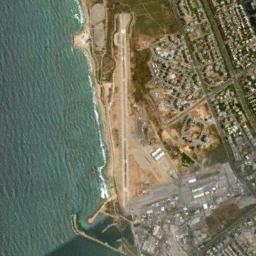
#> input picture Airport/020.jpg, 256 x 256 px, found by its file name; its folder holds only this picture in this run
$ python automation_HSV.py
#> lines starting #> are read from the running program, lines starting #| are printed output that depends on the picture; after the words box and inside, x2 and y2 are one past the last pixel; in counts of white or black regions, pixels touching at a corner belong together
import cv2
import os
import numpy as np

# Path to the folder containing images
image_folder = "/home/wissal/git_image_processing/airport-image-processing/Airport"

# Get a list of all image files in the folder
image_files = [f for f in os.listdir(image_folder) if f.endswith(('.jpg', '.png', '.jpeg'))]

print(f"Found {len(image_files)} images.")

hsv_images = []  # List to store HSV images
for image_file in image_files:
    image_path = os.path.join(image_folder, image_file)
    image = cv2.imread(image_path)
#> image is the input picture: shape (256, 256, 3); mean B, G, R 94.8, 114.7, 112.9
    if image is not None:
        hsv_image = cv2.cvtColor(image, cv2.COLOR_BGR2HSV)
#> hsv_image: shape (256, 256, 3); mean H, S, V 43.6, 71.2, 121.9
        hsv_images.append(hsv_image)
    else:
        print(f"Error loading image: {image_file}")

h_values, s_values, v_values = [], [], []

for hsv_image in hsv_images:
    h, s, v = cv2.split(hsv_image)  # Split into H, S, V channels
    h_values.extend(h.flatten())   # Flatten and collect all H values
    s_values.extend(s.flatten())   # Collect all S values
    v_values.extend(v.flatten())   # Collect all V values
#> this loop made 1 pass
#> pass 1, `h, s, v = cv2.split(hsv_image)`:
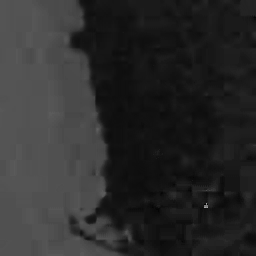
#> h: shape (256, 256); min 0, max 165, mean 43.6
#> pass 1, `h, s, v = cv2.split(hsv_image)`:
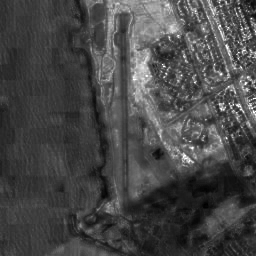
#> s: shape (256, 256); min 0, max 255, mean 71.2
#> pass 1, `h, s, v = cv2.split(hsv_image)`:
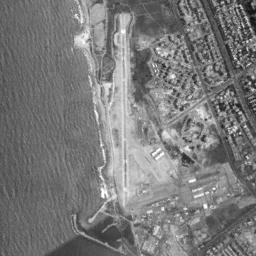
#> v: shape (256, 256); min 10, max 255, mean 121.9
#> after the loop, h_values = 65536 items; s_values = 65536 items; v_values = 65536 items


import numpy as np

# Calculate percentiles for H, S, V to determine ranges
H_MIN = int(np.percentile(h_values, 5))  # Lower bound (5th percentile)
#> H_MIN = 16
H_MAX = int(np.percentile(h_values, 95)) # Upper bound (95th percentile)
#> H_MAX = 84

S_MIN = int(np.percentile(s_values, 5))
#> S_MIN = 28
S_MAX = int(np.percentile(s_values, 95))
#> S_MAX = 146

V_MIN = int(np.percentile(v_values, 5))
#> V_MIN = 73
V_MAX = int(np.percentile(v_values, 95))
#> V_MAX = 192

print(f"Hue Range: {H_MIN} - {H_MAX}")
#| Hue Range: 16 - 84
print(f"Saturation Range: {S_MIN} - {S_MAX}")
#| Saturation Range: 28 - 146
print(f"Value Range: {V_MIN} - {V_MAX}")
#| Value Range: 73 - 192

lower_hue = np.array([H_MIN, S_MIN, V_MIN])
#> lower_hue = [16, 28, 73]
upper_hue = np.array([H_MAX, S_MAX, V_MAX])
#> upper_hue = [84, 146, 192]

for image_file in image_files:
    image_path = os.path.join(image_folder, image_file)
    image = cv2.imread(image_path)
    hsv_image = cv2.cvtColor(image, cv2.COLOR_BGR2HSV)

    # Create a mask based on the HSV range
    mask = cv2.inRange(hsv_image, lower_hue, upper_hue)
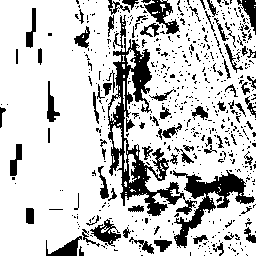
#> mask: shape (256, 256); 78.7% white; 626 black regions (546 under 20 px), largest, box (x1, y1, x2, y2) and area: (108, 38, 197, 216) 3821, (173, 170, 255, 248) 1806, (144, 0, 180, 34) 481

    # Apply the mask to the original image
    result = cv2.bitwise_and(image, image, mask=mask)
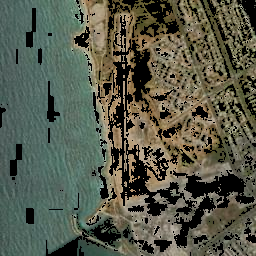
#> result: shape (256, 256, 3); mean B, G, R 74.5, 89.6, 86.1

    # Save or display the result
    result_path = os.path.join("Processed", image_file)
    os.makedirs("Processed", exist_ok=True)
    cv2.imwrite(result_path, result)

import matplotlib.pyplot as plt

plt.hist(h_values, bins=180, range=(0, 180), color='r', alpha=0.6, label='Hue')
plt.hist(s_values, bins=256, range=(0, 256), color='g', alpha=0.6, label='Saturation')
plt.hist(v_values, bins=256, range=(0, 256), color='b', alpha=0.6, label='Value')
plt.legend()
plt.title("HSV Pixel Distribution")
plt.xlabel("Pixel Value")
plt.ylabel("Frequency")
plt.show()
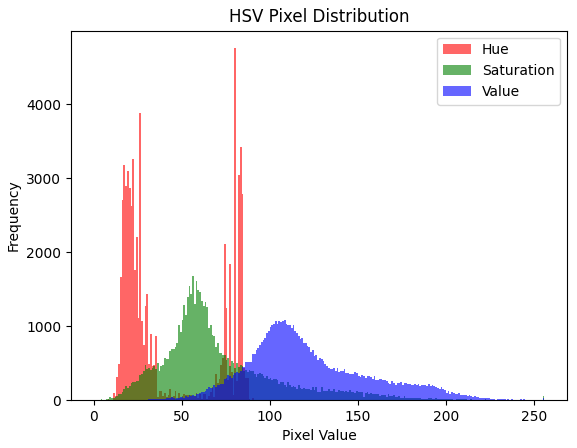
#> figure drawn by matplotlib, 1 panel; tallest bar 4757 high, from x = 80 to 81; tallest bar 1681 high, from x = 56 to 57; tallest bar 1083 high, from x = 108 to 109

$ run again, on Airport/052.jpg
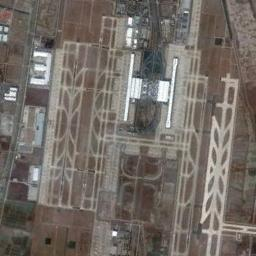
#> input picture Airport/052.jpg, 256 x 256 px, found by its file name
#> image is the input picture: shape (256, 256, 3); mean B, G, R 102.3, 108.7, 115.6
#> hsv_image: shape (256, 256, 3); mean H, S, V 26.3, 35.1, 116.4
#> the loop `for hsv_image in hsv_images:` made 1 pass
#> after the loop `for hsv_image in hsv_images:`: h_values = 65536 items
#> H_MIN = 6
#> H_MAX = 103
#> S_MIN = 7
#> S_MAX = 71
#> V_MIN = 72
#> V_MAX = 177
#| Hue Range: 6 - 103
#| Saturation Range: 7 - 71
#| Value Range: 72 - 177
#> lower_hue = [6, 7, 72]
#> upper_hue = [103, 71, 177]
#> `mask = cv2.inRange(hsv_image, lower_hue, upper_hue)`:
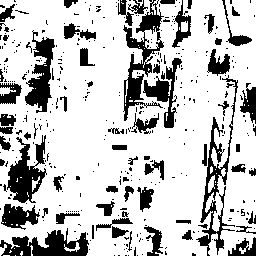
#> mask: shape (256, 256); 76.4% white; 371 black regions (304 under 20 px), largest, box (x1, y1, x2, y2) and area: (123, 0, 164, 121) 1580, (196, 75, 238, 256) 1445, (0, 228, 89, 256) 1369
#> `plt.show()`:
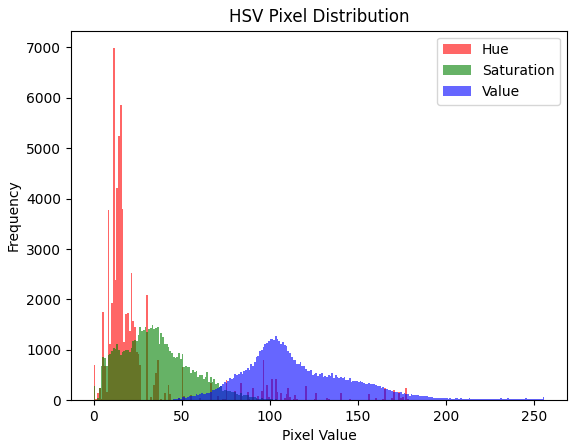
#> figure drawn by matplotlib, 1 panel; tallest bar 6985 high, from x = 11 to 12; tallest bar 1486 high, from x = 33 to 34; tallest bar 1266 high, from x = 103 to 104

$ run again, on Airport/070.jpg
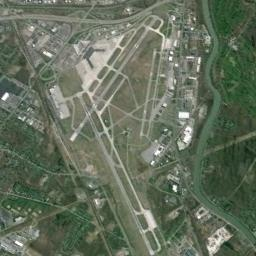
#> input picture Airport/070.jpg, 256 x 256 px, found by its file name
#> image is the input picture: shape (256, 256, 3); mean B, G, R 91.9, 110.2, 99.5
#> hsv_image: shape (256, 256, 3); mean H, S, V 46.4, 48.4, 110.4
#> the loop `for hsv_image in hsv_images:` made 1 pass
#> after the loop `for hsv_image in hsv_images:`: h_values = 65536 items
#> H_MIN = 28
#> H_MAX = 63
#> S_MIN = 16
#> S_MAX = 91
#> V_MIN = 71
#> V_MAX = 171
#| Hue Range: 28 - 63
#| Saturation Range: 16 - 91
#| Value Range: 71 - 171
#> lower_hue = [28, 16, 71]
#> upper_hue = [63, 91, 171]
#> `mask = cv2.inRange(hsv_image, lower_hue, upper_hue)`:
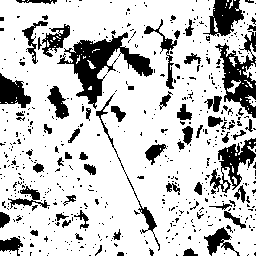
#> mask: shape (256, 256); 78.5% white; 544 black regions (478 under 20 px), largest, box (x1, y1, x2, y2) and area: (57, 32, 153, 109) 2336, (215, 31, 256, 118) 1464, (210, 138, 256, 193) 997
#> `plt.show()`:
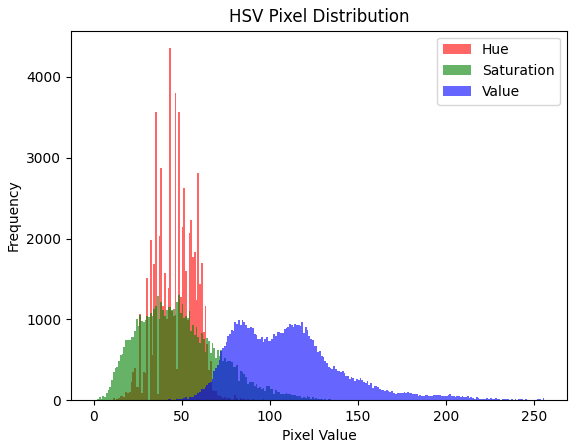
#> figure drawn by matplotlib, 1 panel; tallest bar 4355 high, from x = 43 to 44; tallest bar 1304 high, from x = 48 to 49; tallest bar 997 high, from x = 82 to 83

$ run again, on Airport/079.jpg
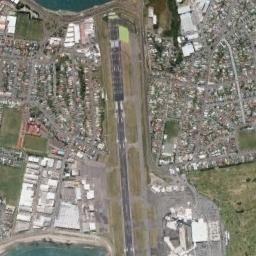
#> input picture Airport/079.jpg, 256 x 256 px, found by its file name
#> image is the input picture: shape (256, 256, 3); mean B, G, R 118.7, 129.3, 132.4
#> hsv_image: shape (256, 256, 3); mean H, S, V 30.4, 33.3, 133.9
#> the loop `for hsv_image in hsv_images:` made 1 pass
#> after the loop `for hsv_image in hsv_images:`: h_values = 65536 items
#> H_MIN = 6
#> H_MAX = 90
#> S_MIN = 6
#> S_MAX = 74
#> V_MIN = 83
#> V_MAX = 205
#| Hue Range: 6 - 90
#| Saturation Range: 6 - 74
#| Value Range: 83 - 205
#> lower_hue = [6, 6, 83]
#> upper_hue = [90, 74, 205]
#> `mask = cv2.inRange(hsv_image, lower_hue, upper_hue)`:
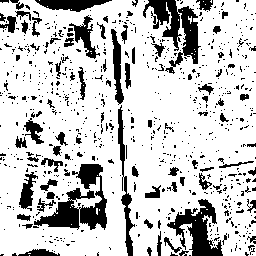
#> mask: shape (256, 256); 78.5% white; 762 black regions (675 under 20 px), largest, box (x1, y1, x2, y2) and area: (34, 164, 107, 230) 1974, (143, 0, 201, 74) 1667, (167, 199, 223, 256) 1392
#> `plt.show()`:
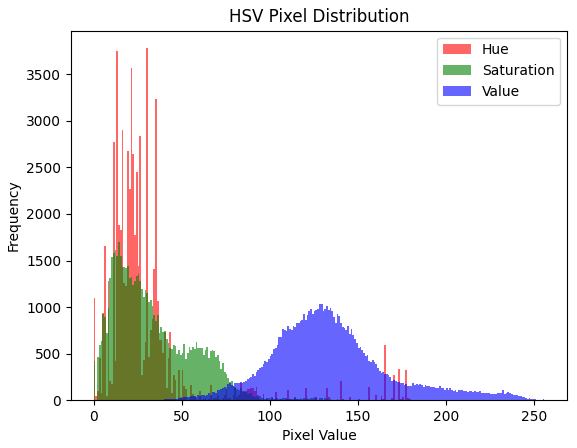
#> figure drawn by matplotlib, 1 panel; tallest bar 3780 high, from x = 30 to 31; tallest bar 1695 high, from x = 14 to 15; tallest bar 1033 high, from x = 128 to 129
